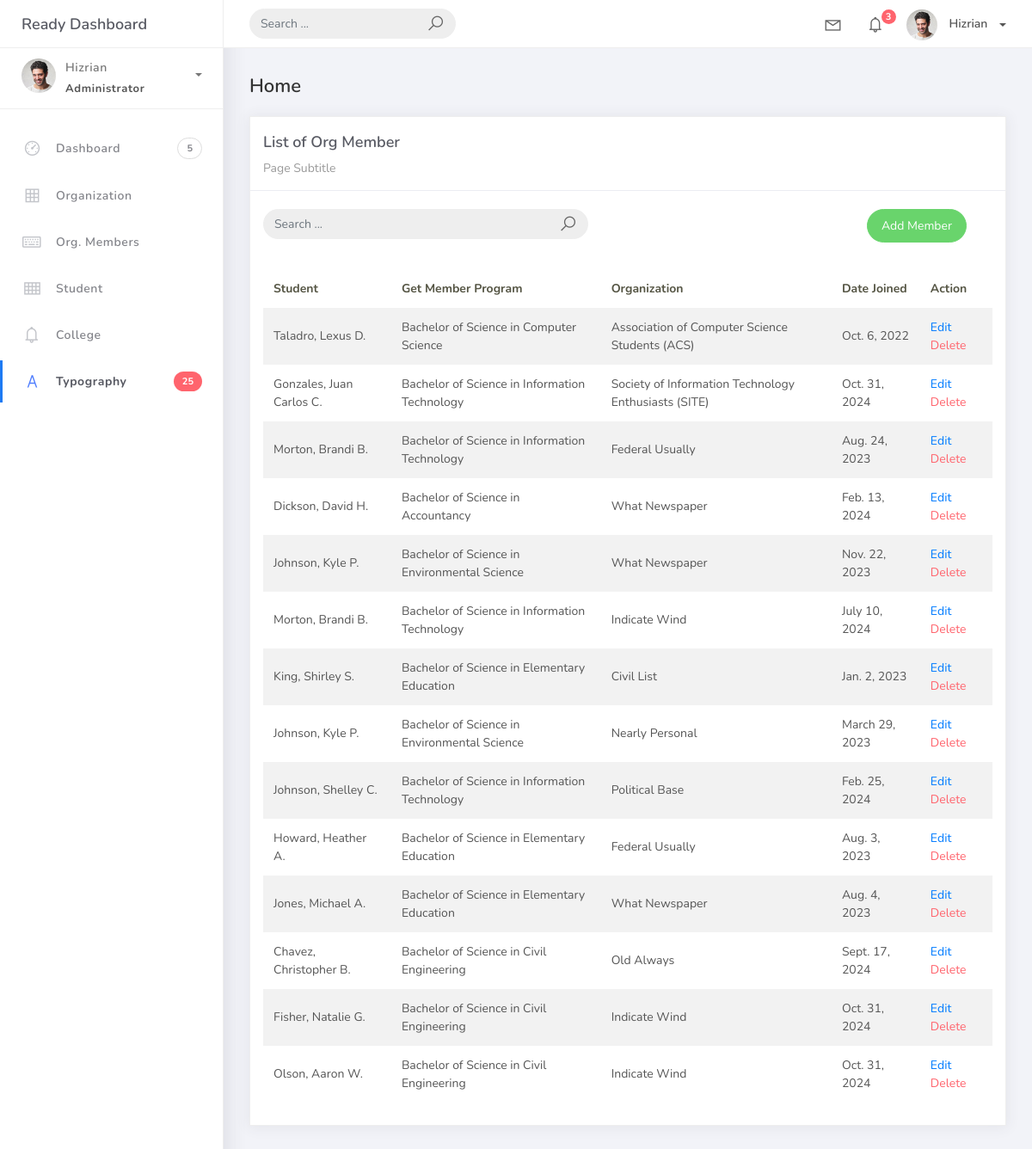
The app's page /orgmember_list, older data.
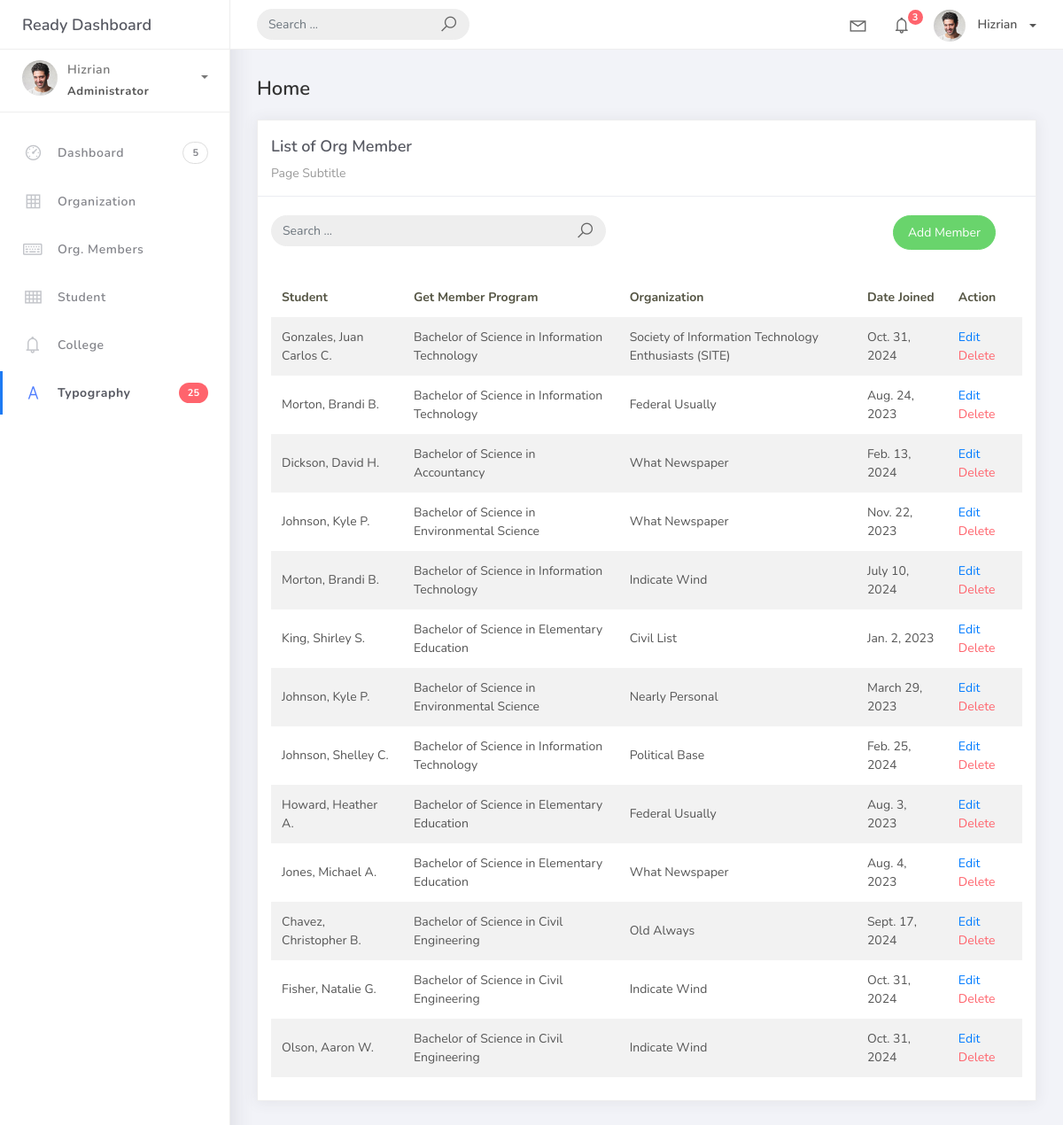
The same page, newer data.
### studentorg/models.py (models this page shows)
class BaseModel(models.Model):
    created_at = models.DateTimeField(auto_now_add=True, db_index=True)
    updated_at = models.DateTimeField(auto_now=True)
    class Meta:
        abstract = True

class OrgMember(BaseModel):
    student = models.ForeignKey(Student, on_delete=models.CASCADE)
    organization = models.ForeignKey(Organization, on_delete=models.CASCADE)
    date_joined = models.DateField()

class Student(BaseModel):
    student_id = models.CharField(max_length=15)
    lastname = models.CharField(max_length=25)
    firstname = models.CharField(max_length=25, blank=True, null=True)
    middlename = models.CharField(max_length=25, blank=True, null=True)
    program = models.ForeignKey(Program, on_delete=models.CASCADE)
    def __str__(self):
        return f"{self.lastname}, {self.firstname} {self.middlename[0].upper()}."

class Program(BaseModel):
    prog_name = models.CharField(max_length=150)
    college = models.ForeignKey(College, on_delete=models.CASCADE)
    def __str__(self):
        return self.prog_name

class Organization(BaseModel):
    name = models.CharField(max_length=250)
    college = models.ForeignKey(College, null=True, blank=True, on_delete=models.CASCADE)
    description = models.CharField(max_length=500)
    def __str__(self):
        return self.name

### studentorg/views.py (the view)
# urls.py: path('orgmember_list', OrgMemberList.as_view(), name='orgmember-list'),
class OrgMemberList(ListView):
    model = OrgMember
    template_name = 'org_mem_list.html'
    context_object_name = 'org_members'
    success_url = reverse_lazy('orgmember-list')
    def get_queryset(self):
        queryset = super().get_queryset()
        for member in queryset:
            try:
                member.program = Student.objects.get(id=member.student_id).program
            except Student.DoesNotExist:
                member.program = None
        return queryset

### templates/org_mem_list.html (shortened to what this page needs)
{% extends 'base.html' %}
{% load static %}
{% block content %}
<div class="content">
  <div class="container-fluid">
    <h4 class="page-title">Home</h4>
    <div class="row">
      <div class="col-md-12">
        <div class="card">
          <div class="card-header">
            <div class="card-title">List of Org Member</div>
            <div class="card-category">Page Subtitle</div>
          </div>
          <br/>
            <div class="col-md-12 row">
            <div class="col-md-6">
                <form class="navbar-left navbar-form nav-search mr-md-3" action="">
                <div class="input-group">
                    <input type="text" placeholder="Search ..." class="form-control" />
                    <div class="input-group-append">
                    <span class="input-group-text">
                        <i class="la la-search search-icon"></i>
                    </span>
                    </div>
                </div>
                </form>
            </div>
  <div class="col-md-6">
    <div class="pull-right">
      <a href="{% url 'orgmember-add' %}" class="btn btn-success btn-rounded">Add Member</a>
    </div>
  </div>
</div>
          <div class="card-body">
            <table class="table table-striped mt-3">
              <thead>
                <tr>
                  <th scope="col">Student</th>
                  <th scope="col">Get Member Program</th>
                  <th scope="col">Organization</th>
                  <th scope="col">Date Joined</th>
                  <th scope="col">Action</th>
                </tr>
              </thead>
              <tbody>
                {% for object in object_list %}
                  <tr>
                    <td>{{ object.student }}</td>
                    <td>{{ object.program }}</td>
                    <td>{{ object.organization }}</td>
                    <td>{{ object.date_joined }}</td>
                    <td>
                        <a href="orgmember_list/{{ object.id }}">Edit</a>
                        <a href="orgmember_list/{{ object.id }}/delete" class="text-danger">Delete</a>
                    </td>
                {% endfor %}
              </tbody>
            </table>
          </div>
        </div>
      </div>
    </div>
  </div>
</div>
{% endblock %}

Row changes from the older to the newer data that the page shows:
removed OrgMember: student "Taladro, Lexus D.", program "Bachelor of Science in Computer Science", organization "Association of Computer Science Students (ACS)", date_joined "Oct. 6, 2022"
